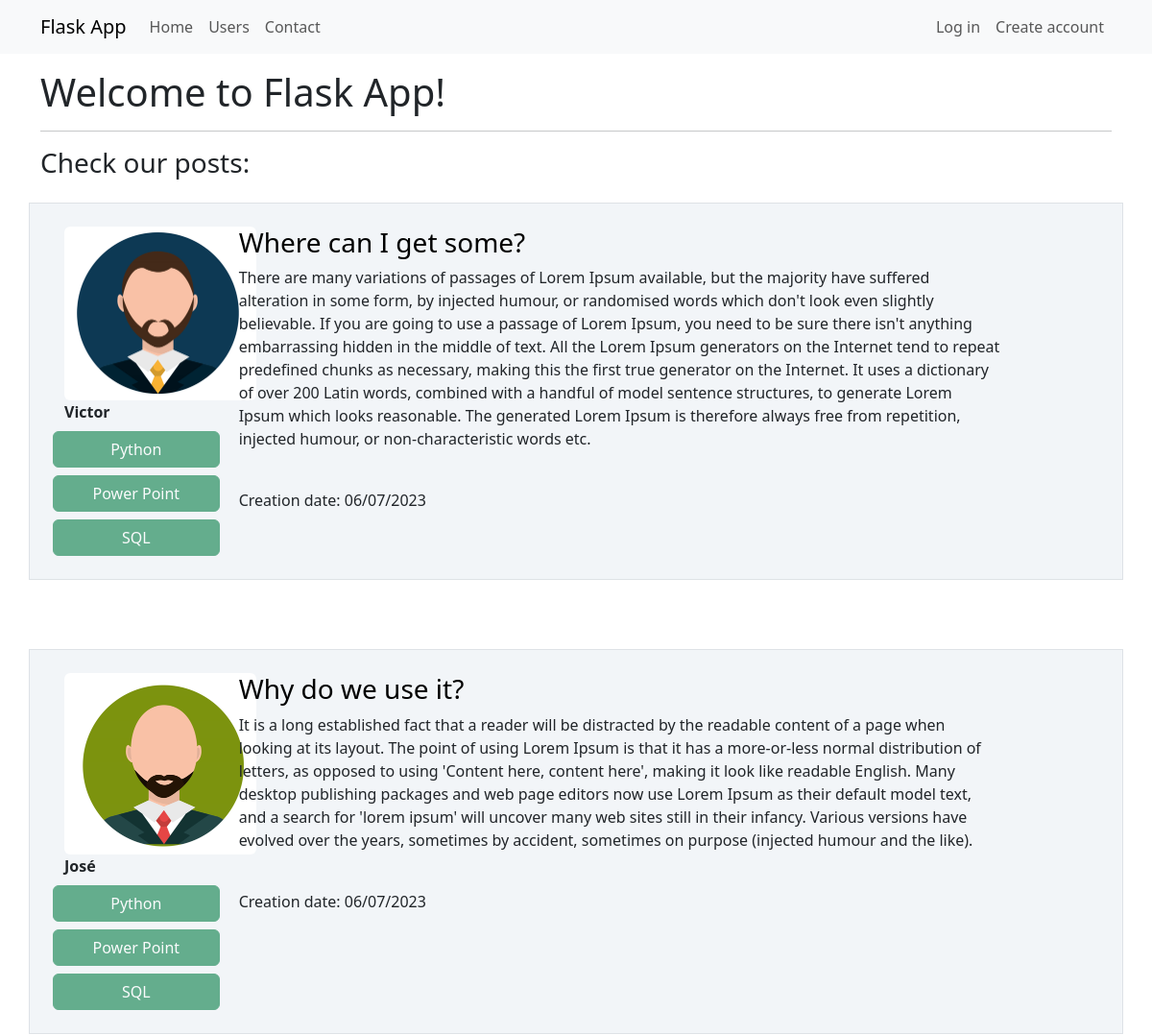
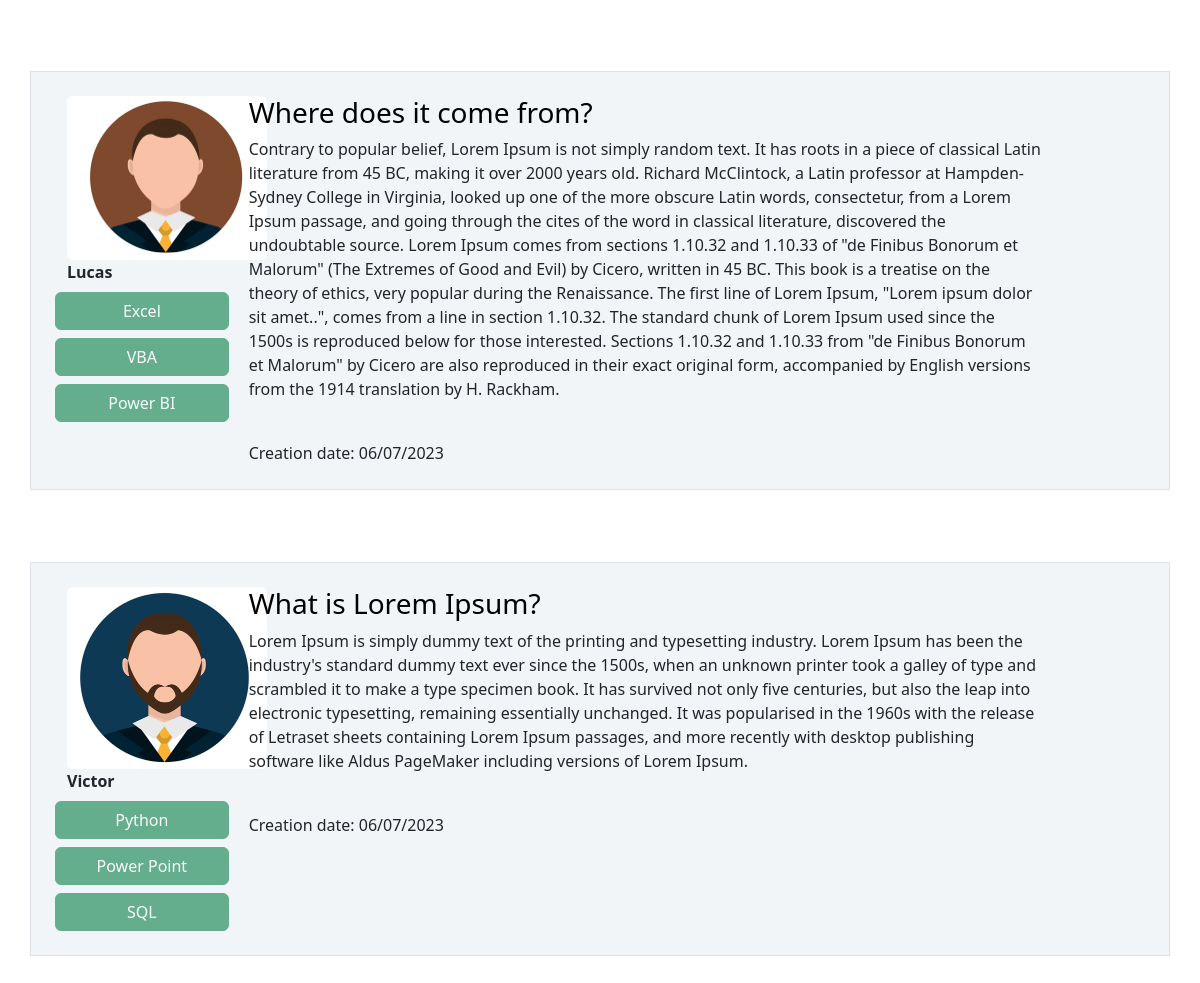
The page / on the database its author committed (2 pictures, top to bottom).
### myproject/models/class_post.py (models this page shows)
class Post(db.Model, UserMixin):
    id = db.Column(db.Integer, primary_key=True)
    titulo = db.Column(db.String, nullable=False)
    corpo = db.Column(db.Text, nullable=False)
    data_criacao = db.Column(db.DateTime, nullable=False, default=datetime.utcnow)
    id_usuario = db.Column(db.Integer, db.ForeignKey('usuario.id'), nullable=False)

### myproject/models/class_usuario.py (models this page shows, shortened)
class Usuario(db.Model, UserMixin):
    id = db.Column(db.Integer, primary_key=True)
    username = db.Column(db.String, nullable=False)
    email = db.Column(db.String, nullable=False, unique=True)
    senha = db.Column(db.String, nullable=False)
    cursos = db.Column(db.String, nullable=False, default='Não informado')
    foto_perfil = db.Column(db.String, nullable=False, default='default.jpg')  # string because is a path to the photo
    posts = db.relationship('Post', backref='autor', lazy=True)

### myproject/public_pages/public_pages.py (the view)
@public_pages_bp.route('/')
def home():
    posts = Post.query.order_by(Post.id.desc())
    return render_template('home.html', posts=posts)

### myproject/public_pages/templates/home.html (shortened to what this page needs)
{% extends 'base.html' %}
{% block body %}
<div class="container mt-3">
    <h1>Welcome to Flask App!</h1>
    <hr>
    <h3>Check our posts:</h3>
    {% if posts %}
        {% for post in posts %}
            <div class="row border mt-4 p-4 meupost" >
                <div class="col col-2">
                    <div class="image pe-2">
                        <img src="{{  url_for('static', filename='profile_pictures/{}'.format(post.autor.foto_perfil)) }}" class="rounded" width="200" >
                        <br>
                        <strong>{{ post.autor.username }}</strong>
                        <div class="row justify-content-center">
                            {% for curso in post.autor.cursos.split(';') %}
                                <button type="button" class="btn btn-success mt-2" disabled>{{ curso }}</button>
                            {% endfor %}
                        </div>
                    </div>
                </div>
                <div class="col col-9">
                    <a style="text-decoration: none; color:black" href="{{ url_for('posts_bp.exibir_post', post_id=post.id) }}"><h3>{{ post.titulo }}</h3></a>
                    <p>{{ post.corpo }}</p>
                    <br>
                    <span> Creation date: {{ post.data_criacao.strftime('%d/%m/%Y') }}</span>
                    <br>
                </div>
            </div>
        {% endfor %}
    {% endif %}
</div>
{% endblock %}

### myproject/static/main.css (style rules this page uses)
body { color: dark-gray; }
.meupost { background: #f2f5f8 }
.border { border-color: white; }

### rows shown on the page
Post: foto_perfil (picture), autor.username "Victor", curso "Python" "Power Point" "SQL", titulo "Where can I get some?", corpo "There are many variations of passages of Lorem Ipsum available, but the majority have suffered alteration in some form, by injected humour, or randomised words which don't look even slightly believable. If you are going to use a passage of Lorem Ipsum, you need to be sure there isn't anything embarrassing hidden in the middle of text. All the Lorem Ipsum generators on the Internet tend to repeat predefined chunks as necessary, making this the first true generator on the Internet. It uses a dictionary of over 200 Latin words, combined with a handful of model sentence structures, to generate Lorem Ipsum which looks reasonable. The generated Lorem Ipsum is therefore always free from…", data_criacao "06/07/2023"
Post: foto_perfil (picture), autor.username "José", curso "Python" "Power Point" "SQL", titulo "Why do we use it?", corpo "It is a long established fact that a reader will be distracted by the readable content of a page when looking at its layout. The point of using Lorem Ipsum is that it has a more-or-less normal distribution of letters, as opposed to using 'Content here, content here', making it look like readable English. Many desktop publishing packages and web page editors now use Lorem Ipsum as their default model text, and a search for 'lorem ipsum' will uncover many web sites still in their infancy. Various versions have evolved over the years, sometimes by accident, sometimes on purpose (injected humour and the like).", data_criacao "06/07/2023"
Post: foto_perfil (picture), autor.username "Lucas", curso "Excel" "VBA" "Power BI", titulo "Where does it come from?", corpo "Contrary to popular belief, Lorem Ipsum is not simply random text. It has roots in a piece of classical Latin literature from 45 BC, making it over 2000 years old. Richard McClintock, a Latin professor at Hampden-Sydney College in Virginia, looked up one of the more obscure Latin words, consectetur, from a Lorem Ipsum passage, and going through the cites of the word in classical literature, discovered the undoubtable source. Lorem Ipsum comes from sections 1.10.32 and 1.10.33 of \"de Finibus Bonorum et Malorum\" (The Extremes of Good and Evil) by Cicero, written in 45 BC. This book is a treatise on the theory of ethics, very popular during the Renaissance. The first line of Lorem Ipsum,…", data_criacao "06/07/2023"
Post: foto_perfil (picture), autor.username "Victor", curso "Python" "Power Point" "SQL", titulo "What is Lorem Ipsum?", corpo "Lorem Ipsum is simply dummy text of the printing and typesetting industry. Lorem Ipsum has been the industry's standard dummy text ever since the 1500s, when an unknown printer took a galley of type and scrambled it to make a type specimen book. It has survived not only five centuries, but also the leap into electronic typesetting, remaining essentially unchanged. It was popularised in the 1960s with the release of Letraset sheets containing Lorem Ipsum passages, and more recently with desktop publishing software like Aldus PageMaker including versions of Lorem Ipsum.", data_criacao "06/07/2023"
